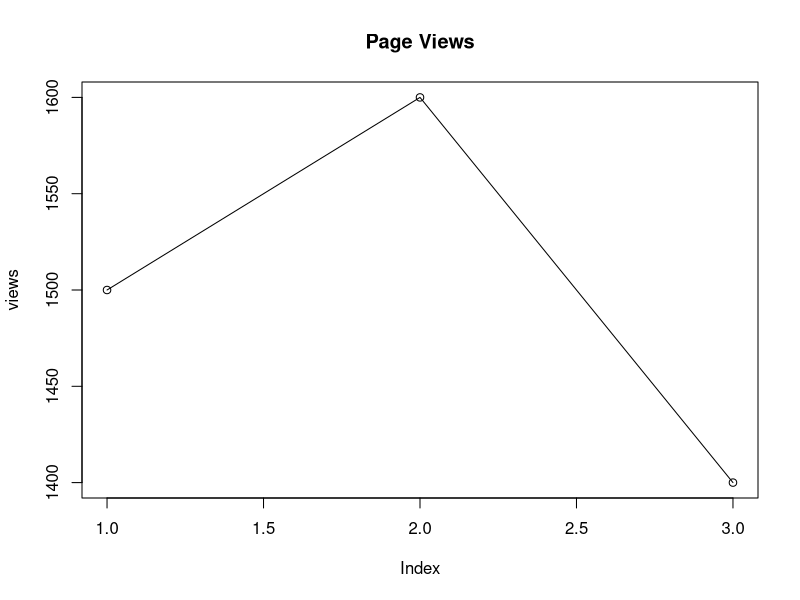
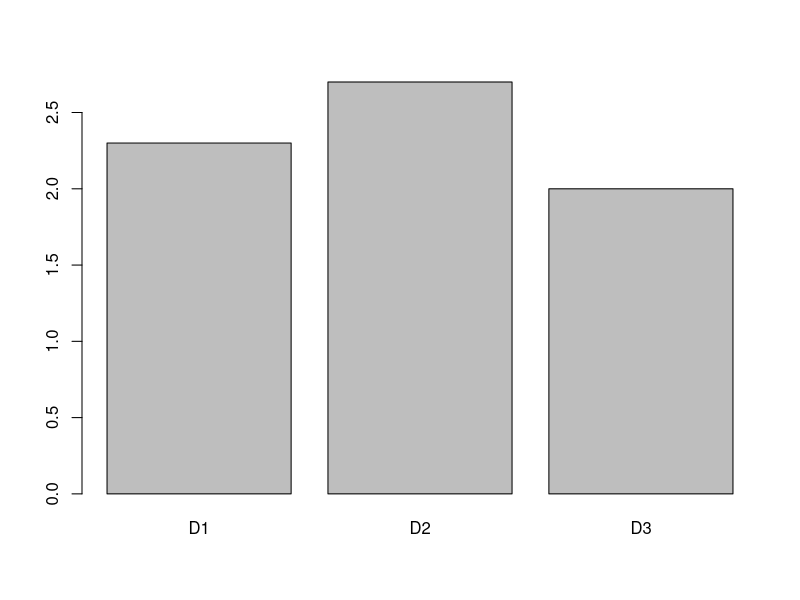
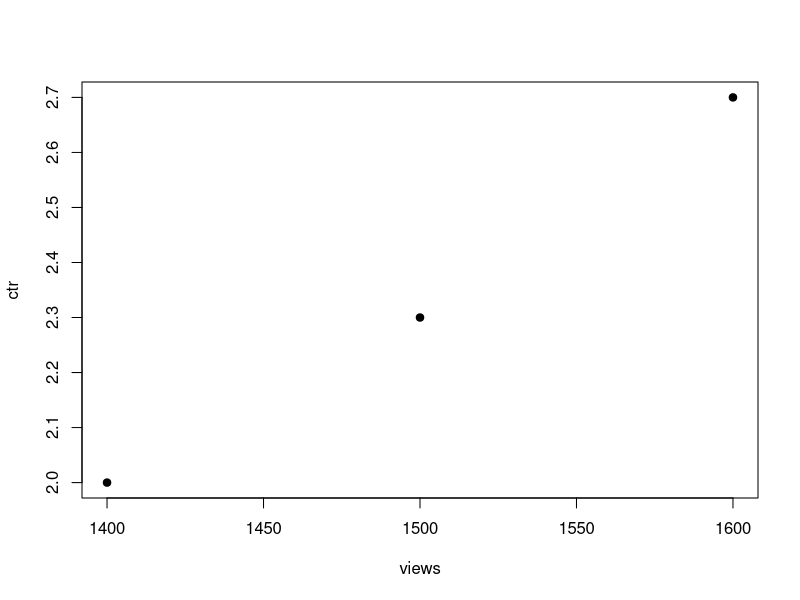

These figures' R source, in order:
views<-c(1500,1600,1400)
plot(views,type="o",main="Page Views")

ctr<-c(2.3,2.7,2.0)
barplot(ctr,names.arg=c("D1","D2","D3"))

plot(views,ctr,pch=19)

data.frame(views,ctr)
